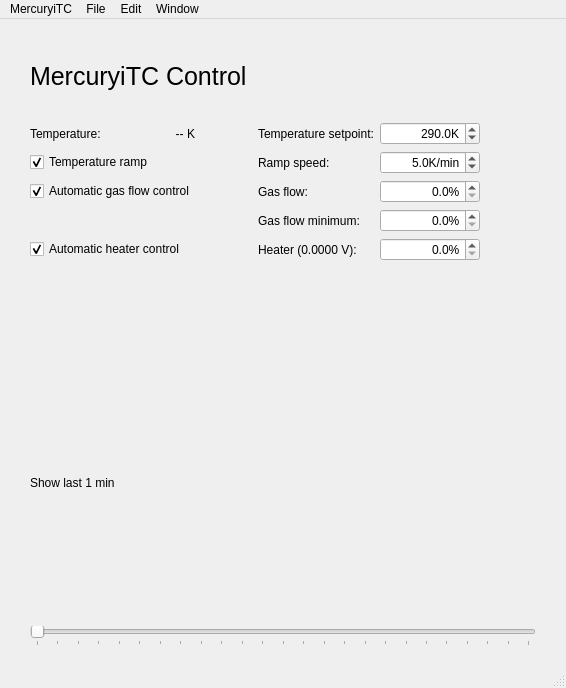
<?xml version="1.0" encoding="UTF-8"?>
<ui version="4.0">
 <class>MainWindow</class>
 <widget class="QMainWindow" name="MainWindow">
  <property name="geometry">
   <rect>
    <x>0</x>
    <y>0</y>
    <width>566</width>
    <height>688</height>
   </rect>
  </property>
  <property name="windowTitle">
   <string>MercuryiTC Monitor</string>
  </property>
  <widget class="QWidget" name="centralwidget">
   <layout class="QGridLayout" name="centralwidget_2">
    <property name="leftMargin">
     <number>0</number>
    </property>
    <property name="topMargin">
     <number>20</number>
    </property>
    <property name="rightMargin">
     <number>0</number>
    </property>
    <property name="bottomMargin">
     <number>20</number>
    </property>
    <item row="2" column="0">
     <layout class="QGridLayout" name="gridLayoutTop">
      <property name="leftMargin">
       <number>30</number>
      </property>
      <property name="rightMargin">
       <number>30</number>
      </property>
      <item row="2" column="3" rowspan="5">
       <spacer name="horizontalSpacer_1">
        <property name="orientation">
         <enum>Qt::Horizontal</enum>
        </property>
        <property name="sizeType">
         <enum>QSizePolicy::Expanding</enum>
        </property>
        <property name="sizeHint" stdset="0">
         <size>
          <width>4</width>
          <height>0</height>
         </size>
        </property>
       </spacer>
      </item>
      <item row="2" column="0">
       <widget class="QLabel" name="t1_label">
        <property name="maximumSize">
         <size>
          <width>90</width>
          <height>16777215</height>
         </size>
        </property>
        <property name="text">
         <string>Temperature:</string>
        </property>
       </widget>
      </item>
      <item row="6" column="0" colspan="3">
       <widget class="QCheckBox" name="h2_checkbox">
        <property name="text">
         <string>Automatic heater control</string>
        </property>
        <property name="checked">
         <bool>true</bool>
        </property>
       </widget>
      </item>
      <item row="2" column="1" colspan="2">
       <widget class="QLabel" name="t1_reading">
        <property name="minimumSize">
         <size>
          <width>60</width>
          <height>0</height>
         </size>
        </property>
        <property name="text">
         <string>-- K</string>
        </property>
        <property name="alignment">
         <set>Qt::AlignRight|Qt::AlignTrailing|Qt::AlignVCenter</set>
        </property>
       </widget>
      </item>
      <item row="5" column="4">
       <widget class="QLabel" name="gf3_label">
        <property name="text">
         <string>Gas flow minimum:</string>
        </property>
       </widget>
      </item>
      <item row="2" column="5">
       <widget class="ReadingDSpinBox" name="t2_edit">
        <property name="minimumSize">
         <size>
          <width>100</width>
          <height>0</height>
         </size>
        </property>
        <property name="alignment">
         <set>Qt::AlignRight|Qt::AlignTrailing|Qt::AlignVCenter</set>
        </property>
        <property name="suffix">
         <string>K</string>
        </property>
        <property name="decimals">
         <number>1</number>
        </property>
        <property name="minimum">
         <double>4.000000000000000</double>
        </property>
        <property name="maximum">
         <double>300.000000000000000</double>
        </property>
        <property name="value">
         <double>290.000000000000000</double>
        </property>
       </widget>
      </item>
      <item row="0" column="0" colspan="7">
       <widget class="QLabel" name="labelTitle">
        <property name="font">
         <font>
          <pointsize>19</pointsize>
         </font>
        </property>
        <property name="text">
         <string>MercuryiTC Control</string>
        </property>
       </widget>
      </item>
      <item row="6" column="5">
       <widget class="ReadingDSpinBox" name="h1_edit">
        <property name="minimumSize">
         <size>
          <width>100</width>
          <height>0</height>
         </size>
        </property>
        <property name="alignment">
         <set>Qt::AlignRight|Qt::AlignTrailing|Qt::AlignVCenter</set>
        </property>
        <property name="suffix">
         <string>%</string>
        </property>
        <property name="decimals">
         <number>1</number>
        </property>
        <property name="minimum">
         <double>0.000000000000000</double>
        </property>
        <property name="maximum">
         <double>100.000000000000000</double>
        </property>
        <property name="value">
         <double>0.000000000000000</double>
        </property>
       </widget>
      </item>
      <item row="5" column="5">
       <widget class="ReadingDSpinBox" name="gf3_edit">
        <property name="minimumSize">
         <size>
          <width>100</width>
          <height>0</height>
         </size>
        </property>
        <property name="alignment">
         <set>Qt::AlignRight|Qt::AlignTrailing|Qt::AlignVCenter</set>
        </property>
        <property name="suffix">
         <string>%</string>
        </property>
        <property name="decimals">
         <number>1</number>
        </property>
       </widget>
      </item>
      <item row="2" column="6" rowspan="5">
       <spacer name="horizontalSpacer_2">
        <property name="orientation">
         <enum>Qt::Horizontal</enum>
        </property>
        <property name="sizeType">
         <enum>QSizePolicy::Expanding</enum>
        </property>
        <property name="sizeHint" stdset="0">
         <size>
          <width>0</width>
          <height>0</height>
         </size>
        </property>
       </spacer>
      </item>
      <item row="4" column="4">
       <widget class="QLabel" name="gf1_label">
        <property name="text">
         <string>Gas flow:</string>
        </property>
       </widget>
      </item>
      <item row="2" column="4">
       <widget class="QLabel" name="t2_label">
        <property name="text">
         <string>Temperature setpoint:</string>
        </property>
       </widget>
      </item>
      <item row="3" column="4">
       <widget class="QLabel" name="r1_label">
        <property name="text">
         <string>Ramp speed:</string>
        </property>
       </widget>
      </item>
      <item row="1" column="0" colspan="7">
       <spacer name="verticalSpacer">
        <property name="orientation">
         <enum>Qt::Vertical</enum>
        </property>
        <property name="sizeType">
         <enum>QSizePolicy::Fixed</enum>
        </property>
        <property name="sizeHint" stdset="0">
         <size>
          <width>2</width>
          <height>3</height>
         </size>
        </property>
       </spacer>
      </item>
      <item row="7" column="0" colspan="7">
       <widget class="QLabel" name="alarm_label">
        <property name="minimumSize">
         <size>
          <width>0</width>
          <height>25</height>
         </size>
        </property>
        <property name="styleSheet">
         <string notr="true">color: red</string>
        </property>
        <property name="text">
         <string/>
        </property>
        <property name="alignment">
         <set>Qt::AlignBottom|Qt::AlignLeading|Qt::AlignLeft</set>
        </property>
       </widget>
      </item>
      <item row="6" column="4">
       <widget class="QLabel" name="h1_label">
        <property name="text">
         <string>Heater (0.0000 V):</string>
        </property>
       </widget>
      </item>
      <item row="4" column="0" colspan="3">
       <widget class="QCheckBox" name="gf2_checkbox">
        <property name="text">
         <string>Automatic gas flow control</string>
        </property>
        <property name="checked">
         <bool>true</bool>
        </property>
       </widget>
      </item>
      <item row="3" column="5">
       <widget class="ReadingDSpinBox" name="r1_edit">
        <property name="minimumSize">
         <size>
          <width>100</width>
          <height>0</height>
         </size>
        </property>
        <property name="alignment">
         <set>Qt::AlignRight|Qt::AlignTrailing|Qt::AlignVCenter</set>
        </property>
        <property name="suffix">
         <string>K/min</string>
        </property>
        <property name="decimals">
         <number>1</number>
        </property>
        <property name="minimum">
         <double>0.000000000000000</double>
        </property>
        <property name="maximum">
         <double>20.000000000000000</double>
        </property>
        <property name="value">
         <double>5.000000000000000</double>
        </property>
       </widget>
      </item>
      <item row="4" column="5">
       <widget class="ReadingDSpinBox" name="gf1_edit">
        <property name="minimumSize">
         <size>
          <width>100</width>
          <height>0</height>
         </size>
        </property>
        <property name="alignment">
         <set>Qt::AlignRight|Qt::AlignTrailing|Qt::AlignVCenter</set>
        </property>
        <property name="suffix">
         <string>%</string>
        </property>
        <property name="decimals">
         <number>1</number>
        </property>
        <property name="minimum">
         <double>0.000000000000000</double>
        </property>
        <property name="maximum">
         <double>100.000000000000000</double>
        </property>
        <property name="value">
         <double>0.000000000000000</double>
        </property>
       </widget>
      </item>
      <item row="3" column="0" colspan="3">
       <widget class="QCheckBox" name="r2_checkbox">
        <property name="text">
         <string>Temperature ramp</string>
        </property>
        <property name="checked">
         <bool>true</bool>
        </property>
       </widget>
      </item>
     </layout>
    </item>
    <item row="3" column="0">
     <layout class="QGridLayout" name="gridLayoutCanvas">
      <property name="spacing">
       <number>0</number>
      </property>
     </layout>
    </item>
    <item row="4" column="0">
     <layout class="QGridLayout" name="gridLayoutBottom">
      <property name="leftMargin">
       <number>30</number>
      </property>
      <property name="rightMargin">
       <number>30</number>
      </property>
      <item row="1" column="0">
       <widget class="QSlider" name="horizontalSlider">
        <property name="sizePolicy">
         <sizepolicy hsizetype="Expanding" vsizetype="Fixed">
          <horstretch>0</horstretch>
          <verstretch>0</verstretch>
         </sizepolicy>
        </property>
        <property name="minimum">
         <number>1</number>
        </property>
        <property name="maximum">
         <number>1440</number>
        </property>
        <property name="orientation">
         <enum>Qt::Horizontal</enum>
        </property>
        <property name="tickPosition">
         <enum>QSlider::TicksBelow</enum>
        </property>
        <property name="tickInterval">
         <number>60</number>
        </property>
       </widget>
      </item>
      <item row="0" column="0">
       <widget class="QLabel" name="timeLabel">
        <property name="text">
         <string>Show last 1 min</string>
        </property>
       </widget>
      </item>
     </layout>
    </item>
   </layout>
  </widget>
  <widget class="QMenuBar" name="menubar">
   <property name="geometry">
    <rect>
     <x>0</x>
     <y>0</y>
     <width>566</width>
     <height>24</height>
    </rect>
   </property>
   <widget class="QMenu" name="menu_MercuryiTC">
    <property name="title">
     <string>MercuryiTC</string>
    </property>
    <addaction name="sensorAction"/>
    <addaction name="modulesAction"/>
    <addaction name="readingsAction"/>
    <addaction name="separator"/>
    <addaction name="connectAction"/>
    <addaction name="disconnectAction"/>
    <addaction name="updateAddressAction"/>
    <addaction name="separator"/>
    <addaction name="exitAction"/>
   </widget>
   <widget class="QMenu" name="menu_File">
    <property name="title">
     <string>File</string>
    </property>
    <addaction name="showLogAction"/>
   </widget>
   <widget class="QMenu" name="menu_Edit">
    <property name="title">
     <string>Edit</string>
    </property>
   </widget>
   <widget class="QMenu" name="menuWindow">
    <property name="title">
     <string>Window</string>
    </property>
    <addaction name="actionMinimize"/>
    <addaction name="actionZoom"/>
   </widget>
   <addaction name="menu_MercuryiTC"/>
   <addaction name="menu_File"/>
   <addaction name="menu_Edit"/>
   <addaction name="menuWindow"/>
  </widget>
  <widget class="QStatusBar" name="statusbar">
   <property name="styleSheet">
    <string notr="true">QStatusBar{background:transparent};
QStatusBar::item {border: 0px solid black };</string>
   </property>
  </widget>
  <action name="exitAction">
   <property name="text">
    <string>&amp;Quit MercuryiTC monitor</string>
   </property>
   <property name="shortcut">
    <string notr="true"/>
   </property>
   <property name="menuRole">
    <enum>QAction::NoRole</enum>
   </property>
  </action>
  <action name="sensorAction">
   <property name="text">
    <string>&amp;Temperature Sensors</string>
   </property>
  </action>
  <action name="readingsAction">
   <property name="text">
    <string>Readings Overview...</string>
   </property>
  </action>
  <action name="connectAction">
   <property name="text">
    <string>&amp;Connect Mercury</string>
   </property>
  </action>
  <action name="disconnectAction">
   <property name="text">
    <string>&amp;Disconnect Mercury</string>
   </property>
  </action>
  <action name="updateAddressAction">
   <property name="text">
    <string>&amp;Connection Settings...</string>
   </property>
  </action>
  <action name="showLogAction">
   <property name="text">
    <string> Show Log Files...</string>
   </property>
  </action>
  <action name="actionMinimize">
   <property name="text">
    <string>Minimize</string>
   </property>
   <property name="shortcut">
    <string>Ctrl+M</string>
   </property>
  </action>
  <action name="actionZoom">
   <property name="text">
    <string>Zoom</string>
   </property>
   <property name="shortcut">
    <string>Meta+Ctrl+Z</string>
   </property>
  </action>
  <action name="modulesAction">
   <property name="text">
    <string>Assign modules...</string>
   </property>
  </action>
 </widget>
 <customwidgets>
  <customwidget>
   <class>ReadingDSpinBox</class>
   <extends>QDoubleSpinBox</extends>
   <header>mercurygui.pyqt_labutils.scientific_spinbox.h</header>
  </customwidget>
 </customwidgets>
 <tabstops>
  <tabstop>r2_checkbox</tabstop>
  <tabstop>gf2_checkbox</tabstop>
  <tabstop>h2_checkbox</tabstop>
 </tabstops>
 <resources/>
 <connections>
  <connection>
   <sender>actionMinimize</sender>
   <signal>triggered()</signal>
   <receiver>MainWindow</receiver>
   <slot>showMinimized()</slot>
   <hints>
    <hint type="sourcelabel">
     <x>-1</x>
     <y>-1</y>
    </hint>
    <hint type="destinationlabel">
     <x>274</x>
     <y>319</y>
    </hint>
   </hints>
  </connection>
  <connection>
   <sender>actionZoom</sender>
   <signal>triggered()</signal>
   <receiver>MainWindow</receiver>
   <slot>showMaximized()</slot>
   <hints>
    <hint type="sourcelabel">
     <x>-1</x>
     <y>-1</y>
    </hint>
    <hint type="destinationlabel">
     <x>274</x>
     <y>319</y>
    </hint>
   </hints>
  </connection>
 </connections>
</ui>
